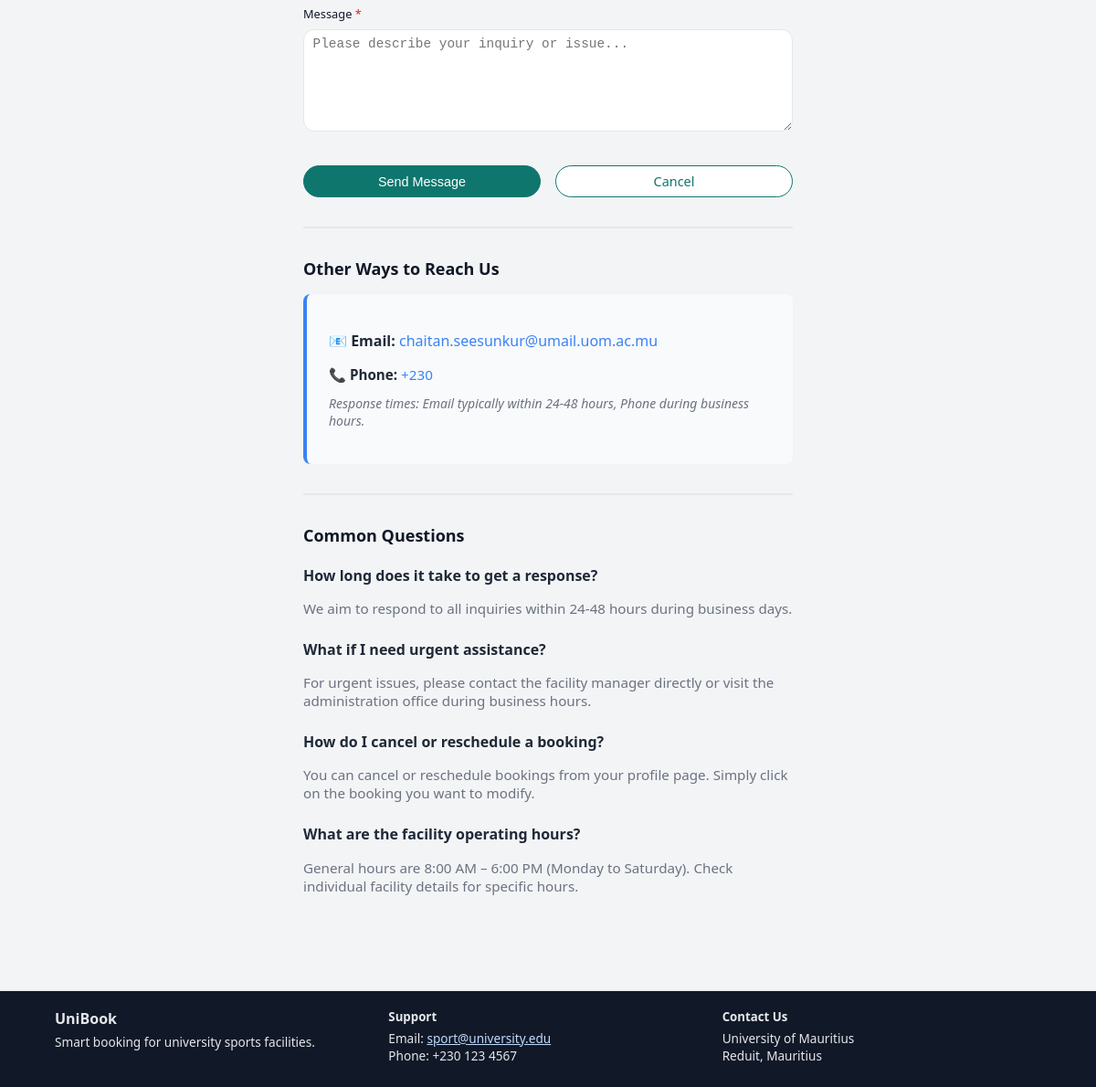
The app's page /contact/ (lower part), older data.
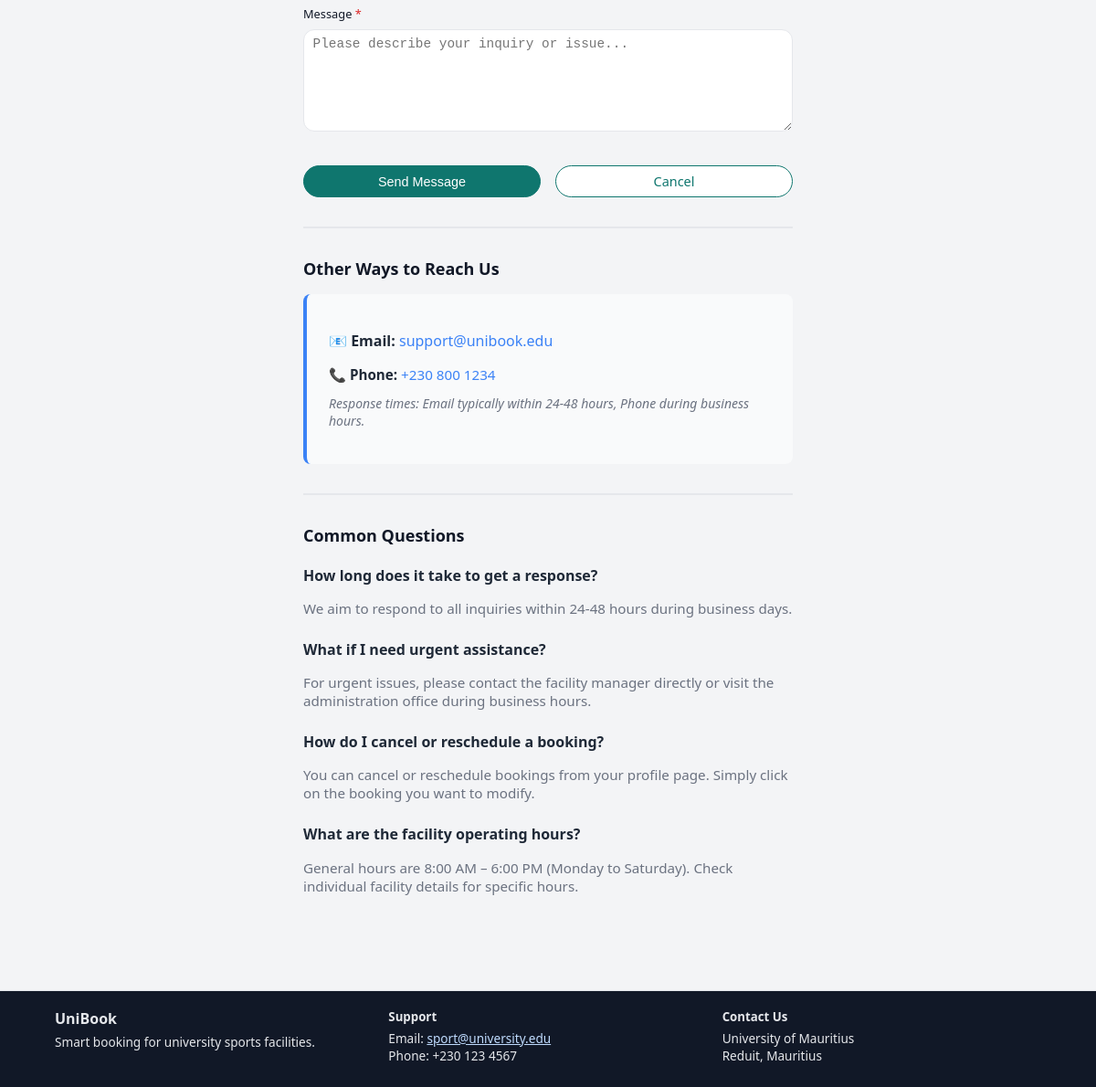
The same page, newer data.
### booking_sys/models.py (models this page shows, shortened)
class ContactMessage(models.Model):
    STATUS_CHOICES = [
        ('new', 'New'),
        ('read', 'Read'),
        ('in_progress', 'In Progress'),
        ('resolved', 'Resolved'),
    ]
    contact_id = models.UUIDField(primary_key=True, default=uuid.uuid4, editable=False)
    user = models.ForeignKey(User, on_delete=models.CASCADE, related_name='contact_messages', null=True, blank=True)
    name = models.CharField(max_length=150)
    email = models.EmailField()
    phone = models.CharField(max_length=15, blank=True)
    subject = models.CharField(max_length=200)
    message = models.TextField()
    status = models.CharField(max_length=20, choices=STATUS_CHOICES, default='new')
    created_at = models.DateTimeField(auto_now_add=True)
    updated_at = models.DateTimeField(auto_now=True)
    admin_response = models.TextField(blank=True, null=True)
    class Meta:
        ordering = ['-created_at']
        indexes = [
            models.Index(fields=['status', '-created_at']),
            models.Index(fields=['email']),
        ]

class SiteSettings(models.Model):
    hero_image_url = models.URLField(
        blank=True,
        null=True,
        help_text="Enter the URL of the hero banner image. Leave blank for default gradient."
    )
    hero_title = models.CharField(
        max_length=200,
        default="Reserve football, volleyball and badminton courts instantly.",
        help_text="Main heading text for hero banner"
    )
    hero_subtitle = models.TextField(
        default="No more waiting in line or dealing with paper schedules. Book, manage and track your facility usage online.",
        help_text="Subtitle text for hero banner"
    )
    support_email = models.EmailField(
        default="support@unibook.edu",
        help_text="Email address for support inquiries"
    )
    support_phone = models.CharField(
        max_length=20,
        default="+230 800 1234",
        help_text="Phone number for support (format: +country code XXX XXXX)"
    )
    class Meta:
        verbose_name = "Site Settings"
        verbose_name_plural = "Site Settings"
    @classmethod
    def get_settings(cls):
        obj, created = cls.objects.get_or_create(pk=1)
        return obj

### booking_sys/views.py (the view)
# urls.py: path('contact/', views.contact, name='contact'),
@require_http_methods(["GET", "POST"])
def contact(request):
    from .forms import ContactMessageForm
    from .models import ContactMessage, SiteSettings
    if request.method == 'POST':
        form = ContactMessageForm(request.POST)
        if form.is_valid():
            contact_msg = form.save(commit=False)
            if request.user.is_authenticated:
                contact_msg.user = request.user
            contact_msg.save()
            messages.success(request, 'Thank you! Your message has been sent. Our support team will get back to you soon.')
            return redirect('booking_sys:contact')
        else:
            messages.error(request, 'Please correct the errors below.')
    else:
        form = ContactMessageForm()
        if request.user.is_authenticated:
            form.fields['email'].initial = request.user.email
            form.fields['name'].initial = f"{request.user.first_name} {request.user.last_name}"
    site_settings = SiteSettings.get_settings()
    return render(request, 'contact.html', {
        'form': form,
        'site_settings': site_settings
    })

### booking_sys/forms.py
class ContactMessageForm(forms.ModelForm):
    class Meta:
        model = ContactMessage
        fields = ('name', 'email', 'phone', 'subject', 'message')
        widgets = {
            'name': forms.TextInput(attrs={'class': 'form-control', 'placeholder': 'Your Full Name'}),
            'email': forms.EmailInput(attrs={'class': 'form-control', 'placeholder': 'your.email@university.edu'}),
            'phone': forms.TextInput(attrs={'class': 'form-control', 'placeholder': '+1 (555) 123-4567', 'required': False}),
            'subject': forms.TextInput(attrs={'class': 'form-control', 'placeholder': 'What is this about?'}),
            'message': forms.Textarea(attrs={'class': 'form-control', 'rows': 6, 'placeholder': 'Please describe your inquiry or issue...'}),
        }

### booking_sys/templates/contact.html (shortened to what this page needs)
{% extends 'base.html' %}
{% block content %}
<section class="section">
  <div style="max-width: 600px; margin: 0 auto;">
    <div class="card" style="padding: 2rem;">
      <form method="post" action="{% url 'booking_sys:contact' %}">
        <div style="margin-bottom: 1.5rem;">
          <label for="id_message" class="form-label" style="display: block; margin-bottom: 0.5rem; font-weight: 500;">
            Message <span style="color: #dc2626;">*</span>
          </label>
          {{ form.message }}
        </div>
        <div style="display: flex; gap: 1rem; margin-top: 2rem;">
          <button type="submit" class="btn btn-primary" style="flex: 1;">Send Message</button>
          <a href="{% url 'booking_sys:home' %}" class="btn btn-outline" style="flex: 1; text-align: center;">Cancel</a>
        </div>
      </form>
      <hr style="margin: 2rem 0; border: 1px solid #e5e7eb;">
      <div style="margin-top: 2rem;">
        <h3 style="margin-bottom: 1rem; font-size: 1.125rem;">Other Ways to Reach Us</h3>
        <div style="background: #f9fafb; padding: 1.5rem; border-radius: 8px; margin-bottom: 1.5rem; border-left: 4px solid #3b82f6;">
          {% if site_settings %}
            <p style="margin-bottom: 0.75rem;">
              <strong style="color: #1f2937;">📧 Email:</strong>
              <a href="mailto:{{ site_settings.support_email }}" style="color: #3b82f6; text-decoration: none;">{{ site_settings.support_email }}</a>
            </p>
            <p style="color: #6b7280; font-size: 0.95rem; margin-bottom: 0.75rem;">
              <strong style="color: #1f2937;">📞 Phone:</strong>
              <a href="tel:{{ site_settings.support_phone }}" style="color: #3b82f6; text-decoration: none;">{{ site_settings.support_phone }}</a>
            </p>
          {% else %}
            <p style="color: #6b7280;">Support contact information is not configured. Please use the form above.</p>
          {% endif %}
          <p style="color: #6b7280; font-size: 0.875rem; margin-top: 0.75rem; font-style: italic;">Response times: Email typically within 24-48 hours, Phone during business hours.</p>
        </div>
      </div>
      <hr style="margin: 2rem 0; border: 1px solid #e5e7eb;">
      <div style="margin-top: 2rem;">
        <h3 style="margin-bottom: 1rem; font-size: 1.125rem;">Common Questions</h3>
        <div style="margin-bottom: 1.5rem;">
          <h4 style="margin-bottom: 0.5rem; color: #1f2937;">How long does it take to get a response?</h4>
          <p style="color: #6b7280; font-size: 0.95rem;">We aim to respond to all inquiries within 24-48 hours during business days.</p>
        </div>
        <div style="margin-bottom: 1.5rem;">
          <h4 style="margin-bottom: 0.5rem; color: #1f2937;">What if I need urgent assistance?</h4>
          <p style="color: #6b7280; font-size: 0.95rem;">For urgent issues, please contact the facility manager directly or visit the administration office during business hours.</p>
        </div>
        <div style="margin-bottom: 1.5rem;">
          <h4 style="margin-bottom: 0.5rem; color: #1f2937;">How do I cancel or reschedule a booking?</h4>
          <p style="color: #6b7280; font-size: 0.95rem;">You can cancel or reschedule bookings from your profile page. Simply click on the booking you want to modify.</p>
        </div>
        <div style="margin-bottom: 1.5rem;">
          <h4 style="margin-bottom: 0.5rem; color: #1f2937;">What are the facility operating hours?</h4>
          <p style="color: #6b7280; font-size: 0.95rem;">General hours are 8:00 AM – 6:00 PM (Monday to Saturday). Check individual facility details for specific hours.</p>
        </div>
      </div>
    </div>
  </div>
</section>
{% endblock %}

### booking_sys/templates/base.html (shortened to what this page needs)
{% load static %}
<!DOCTYPE html>
<html lang="en">
<head>
  <link rel="stylesheet" href="{% static 'css/mystyle.css' %}" />
</head>
<body>
  <main class="page-container">
    {% block content %}{% endblock %}
  </main>
  <footer class="site-footer">
    <div class="footer-inner">
      <div>
        <h4>UniBook</h4>
        <p>Smart booking for university sports facilities.</p>
      </div>
      <div>
        <h5>Support</h5>
        <p>Email: <a href="mailto:sport@university.edu">sport@university.edu</a></p>
        <p>Phone: +230 123 4567</p>
      </div>
      <div>
        <h5>Contact Us</h5>
        <p>University of Mauritius<br />Reduit, Mauritius</p>
      </div>
    </div>
  </footer>
</body>
</html>

### booking_sys/static/css/mystyle.css (style rules this page uses)
:root { --bg: #f3f4f6; --surface: #ffffff; --border-subtle: #e5e7eb; --text-main: #111827; --text-muted: #6b7280; --primary: #0f766e; --primary-soft: #e0f2f1; --primary-dark: #064e3b; --accent: #2563eb; --danger: #dc2626; --warning: #f59e0b; --radius-card: 16px; --shadow-soft: 0 10px 25px rgba(15,23,42,0.08); --font-sans: system-ui, -apple-system, BlinkMacSystemFont, "Segoe UI", sans-serif; }
*, *::before, *::after { box-sizing: border-box; }
body { margin: 0; font-family: var(--font-sans); color: var(--text-main); background: var(--bg); }
.btn { display: inline-flex; align-items: center; justify-content: center; padding: 0.45rem 1.2rem; border-radius: 999px; font-size: 0.9rem; font-weight: 500; border: 1px solid transparent; cursor: pointer; text-decoration: none; white-space: nowrap; }
.btn-primary { background: var(--primary); color: #ffffff; border-color: var(--primary); }
.btn-outline { background: #ffffff; color: var(--primary); border-color: var(--primary); }
.page-container { max-width: 1200px; margin: 1.5rem auto 3rem; padding: 0 5vw; }
.section { margin-bottom: 3rem; padding-top: 1rem; }
.form-label { font-size: 0.8rem; font-weight: 600; margin-top: 0.7rem; margin-bottom: 0.2rem; }
.form-control { width: 100%; padding: 0.45rem 0.6rem; border-radius: 12px; border: 1px solid var(--border-subtle); font-size: 0.9rem; }
textarea.form-control { resize: vertical; }
.site-footer { border-top: 1px solid var(--border-subtle); background: #111827; color: #e5e7eb; padding: 1.2rem 5vw 1.6rem; }
.footer-inner { max-width: 1200px; margin: 0 auto; display: grid; grid-template-columns: repeat(auto-fit,minmax(200px,1fr)); gap: 1rem; }
.site-footer h4, .site-footer h5 { margin: 0 0 0.3rem; }
.site-footer p { margin: 0; font-size: 0.85rem; }
.site-footer a { color: #bfdbfe; }

Row changes from the older to the newer data that the page shows:
changed SiteSettings: support_email "chaitan.seesunkur@umail.uom.ac.mu" → "support@unibook.edu"; support_phone "+230" → "+230 800 1234"
